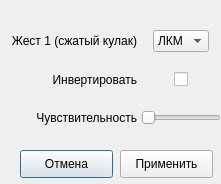
<?xml version="1.0" encoding="UTF-8"?>
<ui version="4.0">
 <class>MouseConfigDialog</class>
 <widget class="QDialog" name="MouseConfigDialog">
  <property name="geometry">
   <rect>
    <x>0</x>
    <y>0</y>
    <width>221</width>
    <height>184</height>
   </rect>
  </property>
  <property name="windowTitle">
   <string>Параметры</string>
  </property>
  <widget class="QWidget" name="gridLayoutWidget">
   <property name="geometry">
    <rect>
     <x>0</x>
     <y>10</y>
     <width>221</width>
     <height>141</height>
    </rect>
   </property>
   <layout class="QGridLayout" name="MouseConfigGridLayout">
    <property name="horizontalSpacing">
     <number>4</number>
    </property>
    <property name="verticalSpacing">
     <number>0</number>
    </property>
    <item row="2" column="0">
     <widget class="QLabel" name="MouseSensitivityLabel">
      <property name="font">
       <font>
        <pointsize>9</pointsize>
       </font>
      </property>
      <property name="text">
       <string>Чувствительность</string>
      </property>
      <property name="alignment">
       <set>Qt::AlignRight|Qt::AlignTrailing|Qt::AlignVCenter</set>
      </property>
     </widget>
    </item>
    <item row="0" column="1" alignment="Qt::AlignHCenter">
     <widget class="QComboBox" name="MouseGestureActionComboBox">
      <item>
       <property name="text">
        <string>ЛКМ</string>
       </property>
      </item>
      <item>
       <property name="text">
        <string>ПКМ</string>
       </property>
      </item>
     </widget>
    </item>
    <item row="0" column="0">
     <widget class="QLabel" name="MouseGestureLabel">
      <property name="font">
       <font>
        <pointsize>9</pointsize>
       </font>
      </property>
      <property name="text">
       <string>Жест 1 (сжатый кулак)</string>
      </property>
      <property name="alignment">
       <set>Qt::AlignRight|Qt::AlignTrailing|Qt::AlignVCenter</set>
      </property>
     </widget>
    </item>
    <item row="2" column="1">
     <widget class="QSlider" name="MouseSensitivitySlider">
      <property name="minimumSize">
       <size>
        <width>80</width>
        <height>22</height>
       </size>
      </property>
      <property name="maximumSize">
       <size>
        <width>80</width>
        <height>22</height>
       </size>
      </property>
      <property name="orientation">
       <enum>Qt::Horizontal</enum>
      </property>
     </widget>
    </item>
    <item row="1" column="0">
     <widget class="QLabel" name="InvertMouseLabel">
      <property name="font">
       <font>
        <pointsize>9</pointsize>
       </font>
      </property>
      <property name="text">
       <string>Инвертировать</string>
      </property>
      <property name="alignment">
       <set>Qt::AlignRight|Qt::AlignTrailing|Qt::AlignVCenter</set>
      </property>
     </widget>
    </item>
    <item row="1" column="1" alignment="Qt::AlignHCenter">
     <widget class="QCheckBox" name="InvertMouseCheckBox">
      <property name="text">
       <string/>
      </property>
     </widget>
    </item>
   </layout>
  </widget>
  <widget class="QPushButton" name="MouseConfigCancelButton">
   <property name="geometry">
    <rect>
     <x>20</x>
     <y>150</y>
     <width>93</width>
     <height>28</height>
    </rect>
   </property>
   <property name="text">
    <string>Отмена</string>
   </property>
  </widget>
  <widget class="QPushButton" name="MouseConfigApplyButton">
   <property name="geometry">
    <rect>
     <x>120</x>
     <y>150</y>
     <width>93</width>
     <height>28</height>
    </rect>
   </property>
   <property name="text">
    <string>Применить</string>
   </property>
  </widget>
 </widget>
 <resources/>
 <connections/>
</ui>
